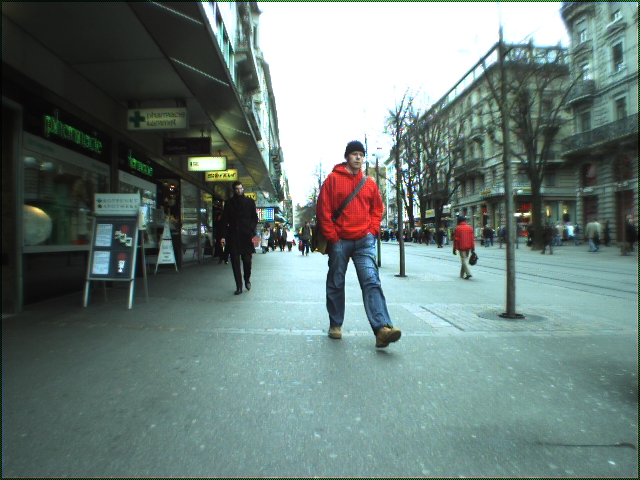
#> input picture 6_pedestrian-detector/images/image_00000008_0.png, 640 x 480 px; its folder holds 4 pictures in this run
$ python pedestriandetector.py -images images -out out.avi
#> lines starting #> are read from the running program, lines starting #| are printed output that depends on the picture; after the words box and inside, x2 and y2 are one past the last pixel; in counts of white or black regions, pixels touching at a corner belong together
import os
import argparse
import cv2
import numpy as np

ap = argparse.ArgumentParser()
ap.add_argument("-images", required = True, help = "Path to where the images resides")
ap.add_argument("-out", required = True, help = "Path to where the video will be stored")
args = vars(ap.parse_args())

path = args["images"]
output_folder = args["out"]

imagesPaths = os.listdir(path)
imagesPaths.sort()

hog = cv2.HOGDescriptor()
hog.setSVMDetector(cv2.HOGDescriptor_getDefaultPeopleDetector())

fourcc = cv2.VideoWriter_fourcc("X", "V", "I", "D")
image_size = np.shape(cv2.imread(path + "/" + imagesPaths[0]))[0:2]
#> image_size = (480, 640)

out = cv2.VideoWriter(output_folder, fourcc, 24.0, (image_size[1], image_size[0]))
count = 0
for imagePath in imagesPaths:
    image = cv2.imread(path + "/" + imagePath)
#> image is the input picture: shape (480, 640, 3); mean B, G, R 120.7, 125, 106.8
    rects, weights = hog.detectMultiScale(image, winStride=(8, 8), padding=(32, 32), scale=1.05)
#> rects = [[203, 164, 76, 152], [428, 157, 73, 146], [421, 116, 96, 192], [285, 107, 137, 274]]; weights = [2.06, 0.993, 0.219, 2.75]

    for r in rects:
        cv2.rectangle(image, (r[0], r[1]), (r[0]+r[2], r[1]+r[3]), (0, 255, 0), 3)
#> this loop made 4 passes
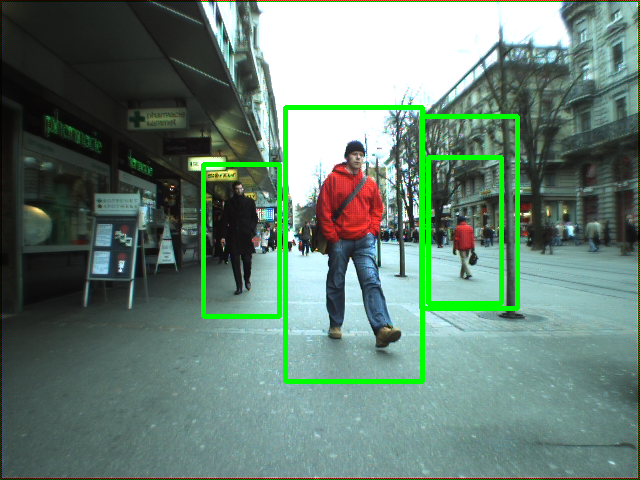
#> image: shape (480, 640, 3); 3.46% of pixels changed, all inside (x1, y1, x2, y2) = (201, 105, 520, 384)

    out.write(image)
    count += 1
    print(str(round((count/len(imagesPaths))*100, 2)) + "%")
#> pass 2 of the loop `for imagePath in imagesPaths:`:
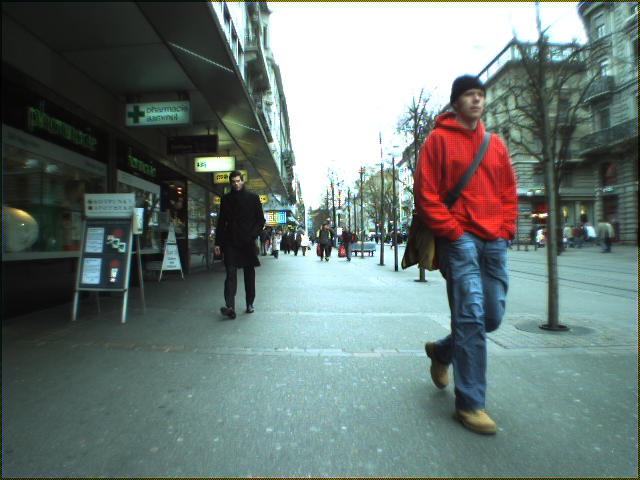
#> input picture 6_pedestrian-detector/images/image_00000019_0.png, 640 x 480 px
#> image is the input picture: shape (480, 640, 3); mean B, G, R 117, 120.5, 105.9
#> rects = [[193, 159, 93, 185]]; weights = [2.44]
#> the loop `for r in rects:` made 1 pass
#> after the loop `for r in rects:`:
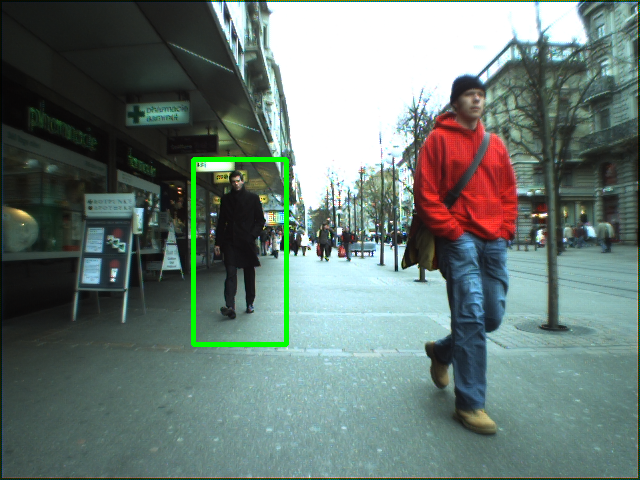
#> image: shape (480, 640, 3); 0.9% of pixels changed, all inside (x1, y1, x2, y2) = (191, 157, 289, 347)
#> pass 3 of the loop `for imagePath in imagesPaths:`:
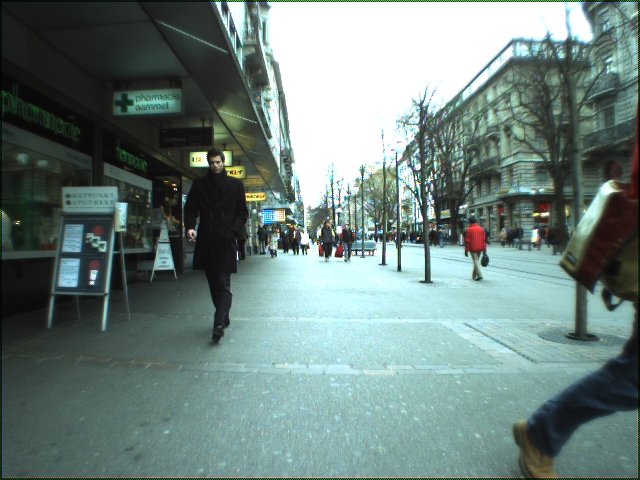
#> input picture 6_pedestrian-detector/images/image_00000026_0.png, 640 x 480 px
#> image is the input picture: shape (480, 640, 3); mean B, G, R 125.6, 130.1, 110.3
#> rects = [[438, 142, 83, 167], [157, 123, 124, 247]]; weights = [0.918, 1.6]
#> the loop `for r in rects:` made 2 passes
#> after the loop `for r in rects:`:
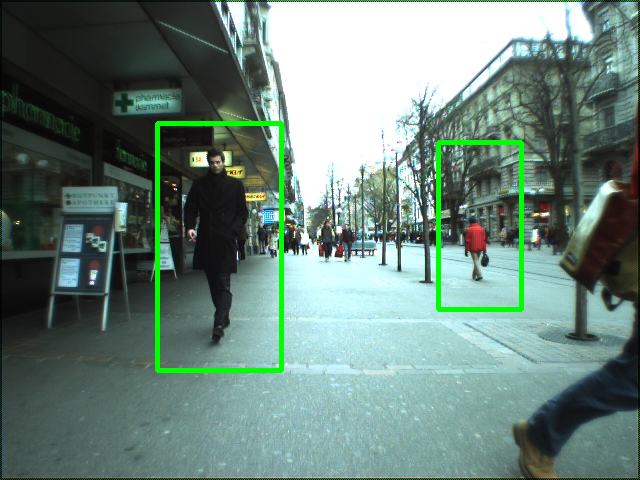
#> image: shape (480, 640, 3); 2.01% of pixels changed, all inside (x1, y1, x2, y2) = (155, 121, 524, 373)
#> the loop made 4 passes; the first 3 are shown

out.release()
cv2.destroyAllWindows()
